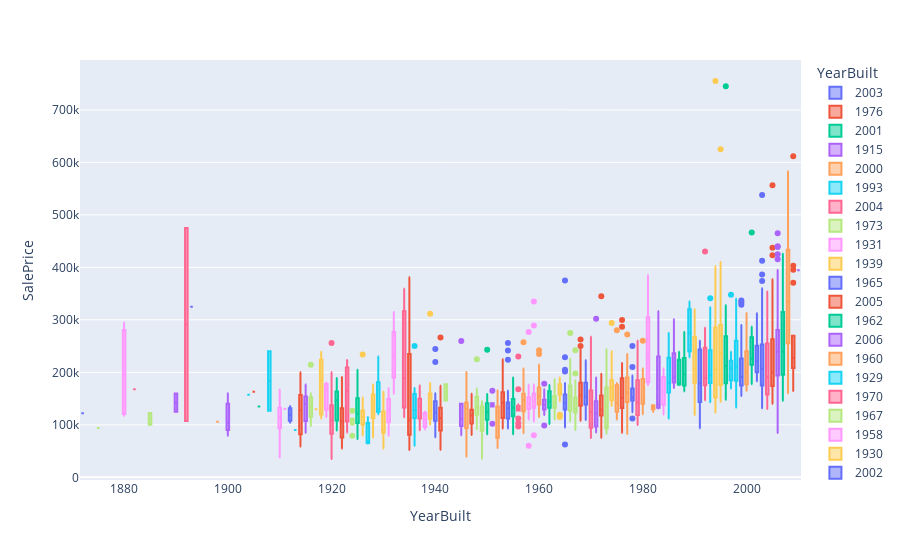

Notebook cell for this chart:
### Code cell
year_price = px.box(df_train, x='YearBuilt', y='SalePrice', color='YearBuilt')
year_price.show()
